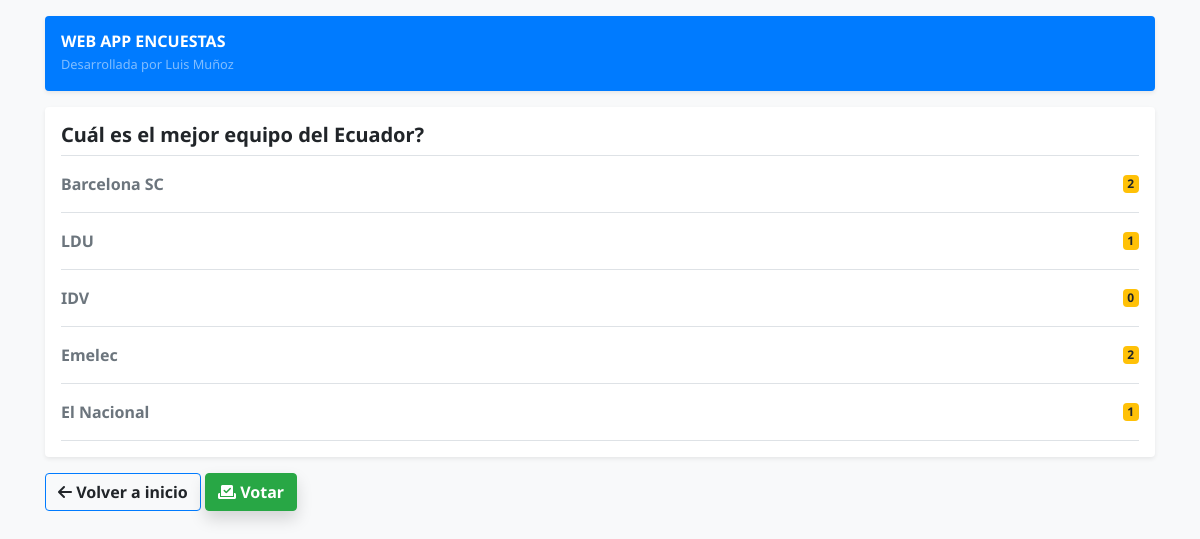
Page /3/results/ on the earlier database version.
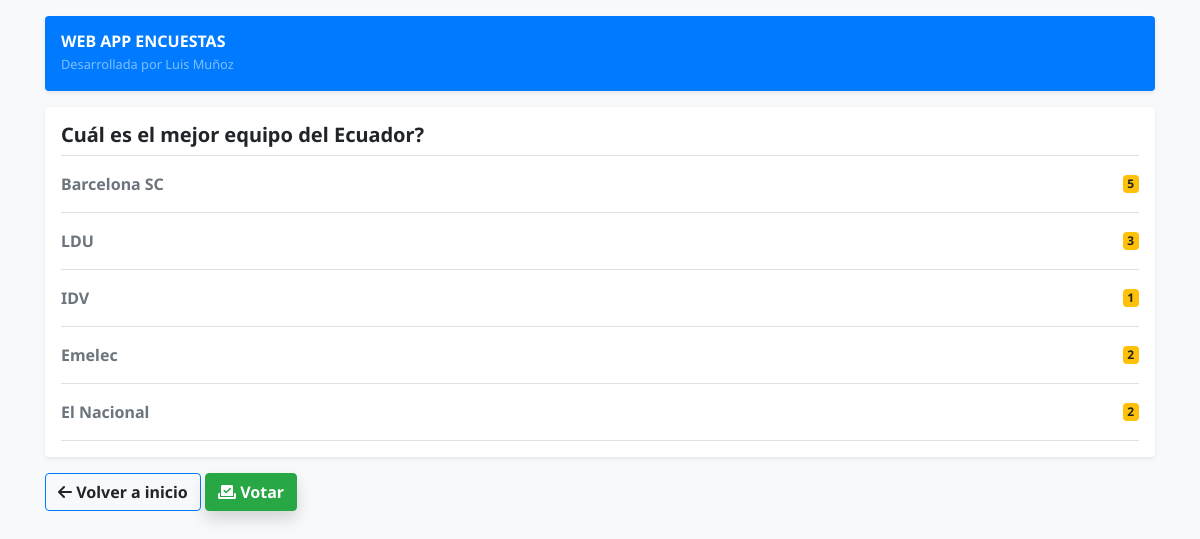
Same page on the later database version.
### polls/models.py (models this page shows, shortened)
class Question(models.Model):
    question_text = models.CharField(max_length=200)
    pub_date = models.DateTimeField('date published')
    def __str__(self):
        return self.question_text

class Choice(models.Model):
    question = models.ForeignKey(Question, on_delete=models.CASCADE)
    choice_text = models.CharField(max_length=200)
    votes = models.IntegerField(default=0)

### polls/views.py (the view)
# urls.py: path('<int:pk>/results/', views.ResultsPageView.as_view(), name='results'),
class ResultsPageView(generic.DetailView):
    model = Question
    template_name = 'polls/results.html'
    context_object_name = 'question'
    def get_queryset(self):
        queryset = Question.objects.filter(pub_date__lte=timezone.now())
        queryset = queryset.exclude(choice=None)
        return queryset

### templates/polls/results.html (shortened to what this page needs)
{% extends 'base.html' %}
{% block content %}
    <div class="my-3 p-3 bg-white rounded shadow-sm">
        <h5 class="border-bottom border-gray pb-2 mb-0 font-weight-bolder">{{ question }}</h5>
            {% for choice in question.choice_set.all %}
                <div class="media text-muted pt-3">
                    <div class="media-body pb-3 mb-0 lh-125 border-bottom border-gray">
                        <div class="d-flex justify-content-between align-items-center w-100">
                            <strong class="text-gray-dark">{{ choice.choice_text }}</strong>
                            <span class="badge badge-warning text-wrap font-weight-bolder">{{ choice.votes }}</span>
                        </div>
                    </div>
                </div>
            {% endfor %}
    </div>
    <div class="text-center text-md-left">
        <a href="{% url 'polls:index' %}" class="btn btn-primary-soft border-primary font-weight-bold">
            <i class="fas fa-arrow-left"></i>
            Volver a inicio
        </a>
        <a href="{% url 'polls:details' question.id %}" class="btn btn-success shadow lift mr-1 font-weight-bold">
            <i class="fas fa-vote-yea"></i>
            Votar
        </a>
    </div>
{% endblock %}

### templates/base.html (shortened to what this page needs)
<!doctype html>
<html lang="en">
  <head>
    <link rel="stylesheet" href="https://stackpath.bootstrapcdn.com/bootstrap/4.4.1/css/bootstrap.min.css">
    {% load static %}
    <link rel="stylesheet" type="text/css" href="{% static 'polls/style.css' %}">
  </head>
  <body class="bg-light">
    <main role="main" class="container">
      <div class="d-flex align-items-center p-3 my-3 text-white-50 bg-primary shadow-sm rounded">
        <div class="lh-100">
          <h6 class="mb-0 text-white lh-100 font-weight-bolder">WEB APP ENCUESTAS</h6>
          <small>Desarrollada por Luis Muñoz</small>
        </div>
      </div>
      {% block content %}
      {% endblock %}
    </main>
  </body>
</html>

### polls/static/polls/style.css (style rules this page uses)
body { font-family: 'Noto Sans', sans-serif; }

Differences in the rows shown:
changed Choice "Barcelona SC": votes "2" → "5"
changed Choice "LDU": votes "1" → "3"
changed Choice "IDV": votes "0" → "1"
changed Choice "El Nacional": votes "1" → "2"
